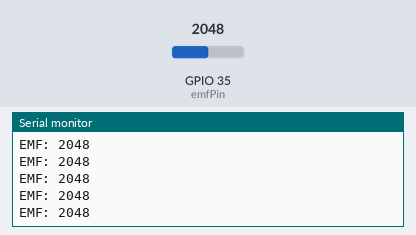
Recording of a sketch running on a simulated ESP32. Parts: the last lines printed to the serial monitor. The test bench sets the inputs (shaded band); at power-on: GPIO 35 (emfPin) = 2048.

Above: at 1.2 s.
1.3 s: GPIO 35 (emfPin) set to 2866
At 1.31 s:
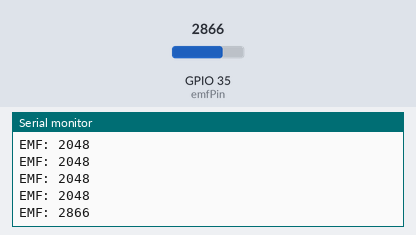
2.8 s: GPIO 35 (emfPin) set to 3603
At 2.81 s:
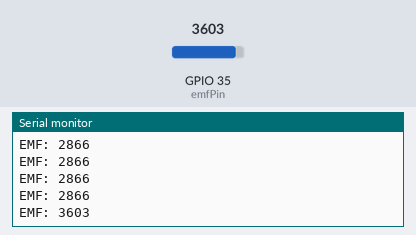
Timing chart, 0 to 5.8 s (numbered marks = the images above; inputs shaded):
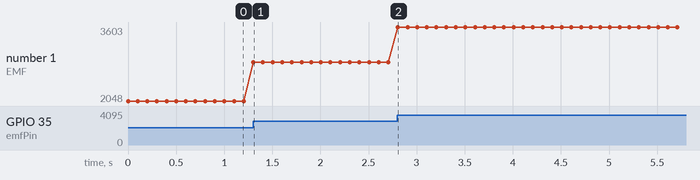

The sketch:

inductor.ino
```cpp
// ESP32 Back EMF Detector

int emfPin = 35;

void setup() {
  Serial.begin(115200);
}

void loop() {
  int reading = analogRead(emfPin);

  if (reading > 100) {
    Serial.print("EMF: ");
    Serial.println(reading);
  }

  delay(100);
}
```

Measured:
- after the input at 1.3 s, the serial monitor: prints a new line at once (image 1)
- after the input at 2.8 s, the serial monitor: prints a new line at once (image 2)
- plotted number 1: 2048 → 2866 after the input at 1.3 s, 2866 → 3603 after the input at 2.8 s
